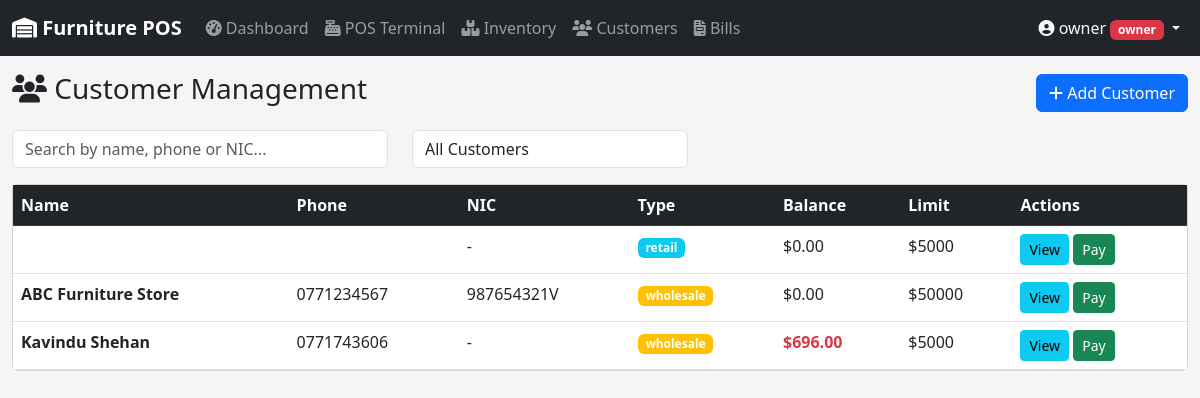
Page /customer/list (signed in) on the committed database.
### app/models/user.py (models this page shows, shortened)
class User(UserMixin, db.Model):
    __tablename__ = 'users'
    id = db.Column(db.Integer, primary_key=True)
    username = db.Column(db.String(50), unique=True, nullable=False)
    email = db.Column(db.String(120), unique=True, nullable=False)
    password_hash = db.Column(db.String(255), nullable=False)
    role = db.Column(db.String(20), default='staff')  # owner, manager, staff
    is_active = db.Column(db.Boolean, default=True)
    created_at = db.Column(db.DateTime, default=datetime.utcnow)
    last_login = db.Column(db.DateTime)
    orders = db.relationship('Order', backref='cashier_rel', lazy=True, foreign_keys='Order.user_id')

### app/models/customer.py (models this page shows, shortened)
class Customer(db.Model):
    __tablename__ = 'customers'
    id = db.Column(db.Integer, primary_key=True)
    name = db.Column(db.String(100), nullable=False)
    phone = db.Column(db.String(20), unique=True, nullable=False)
    email = db.Column(db.String(120))
    address = db.Column(db.Text)
    nic = db.Column(db.String(20))  # National ID Card
    customer_type = db.Column(db.String(20), default='retail')
    balance = db.Column(db.Float, default=0.0)
    credit_limit = db.Column(db.Float, default=5000.0)
    total_purchases = db.Column(db.Float, default=0.0)
    total_paid = db.Column(db.Float, default=0.0)
    is_active = db.Column(db.Boolean, default=True)
    notes = db.Column(db.Text)
    created_at = db.Column(db.DateTime, default=datetime.utcnow)
    updated_at = db.Column(db.DateTime, default=datetime.utcnow, onupdate=datetime.utcnow)
    orders = db.relationship('Order', backref='customer_rel', lazy=True)
    payments = db.relationship('Payment', backref='customer_rel', lazy=True)

### app/routes/customer.py (the view)
@customer_bp.route('/list')
@login_required
def list_customers():
    customers = Customer.query.filter_by(is_active=True).order_by(Customer.customer_type, Customer.name).all()
    return render_template('customer/list.html', customers=customers)

### app/models/user.py (called while the page is built)
@login_manager.user_loader
def load_user(user_id):
    return User.query.get(int(user_id))

### app/templates/customer/list.html (shortened to what this page needs)
{% extends "base.html" %}
{% block content %}
<div class="d-flex justify-content-between align-items-center mb-3">
    <h3><i class="fas fa-users"></i> Customer Management</h3>
    <button class="btn btn-primary" data-bs-toggle="modal" data-bs-target="#addCustomerModal">
        <i class="fas fa-plus"></i> Add Customer
    </button>
</div>
<div class="row mb-3">
    <div class="col-md-4">
        <input type="text" id="custSearch" class="form-control" placeholder="Search by name, phone or NIC..." onkeyup="filterTable()">
    </div>
    <div class="col-md-3">
        <select id="typeFilter" class="form-control" onchange="filterTable()">
            <option value="all">All Customers</option>
        </select>
    </div>
</div>
<div class="card">
    <div class="card-body p-0">
        <div class="table-responsive">
            <table class="table table-hover mb-0" id="custTable">
                <thead class="table-dark">
                    <tr>
                        <th>Name</th>
                        <th>Phone</th>
                        <th>NIC</th>
                        <th>Type</th>
                        <th>Balance</th>
                        <th>Limit</th>
                        <th>Actions</th>
                    </tr>
                </thead>
                <tbody>
                    {% for customer in customers %}
                    <tr>
                        <td><strong>{{ customer.name }}</strong></td>
                        <td>{{ customer.phone }}</td>
                        <td>{{ customer.nic or '-' }}</td>
                        <td><span class="badge bg-{{ 'warning' if customer.customer_type == 'wholesale' else 'info' }}">{{ customer.customer_type }}</span></td>
                        <td class="{{ 'text-danger fw-bold' if customer.balance > 0 }}">${{ "%.2f"|format(customer.balance) }}</td>
                        <td>${{ "%.0f"|format(customer.credit_limit) }}</td>
                        <td>
                            <button class="btn btn-sm btn-info" onclick="viewCustomer({{ customer.id }})">View</button>
                            <button class="btn btn-sm btn-success" onclick="showPayment({{ customer.id }}, '{{ customer.name }}', {{ customer.balance }})">Pay</button>
                        </td>
                    </tr>
                    {% endfor %}
                </tbody>
            </table>
        </div>
    </div>
</div>
{% endblock %}

### app/templates/base.html (shortened to what this page needs)
<!DOCTYPE html>
<html lang="en">
<head>
    <link href="https://cdn.jsdelivr.net/npm/bootstrap@5.3.0/dist/css/bootstrap.min.css" rel="stylesheet">
    <link href="https://cdnjs.cloudflare.com/ajax/libs/font-awesome/6.4.0/css/all.min.css" rel="stylesheet">
</head>
<body>
    <nav class="navbar navbar-expand-lg navbar-dark bg-dark">
        <div class="container-fluid">
            <a class="navbar-brand" href="{{ url_for('pos.dashboard') }}">
                <i class="fas fa-warehouse"></i> Furniture POS
            </a>
            <div class="collapse navbar-collapse" id="navbarNav">
                {% if current_user.is_authenticated %}
                <ul class="navbar-nav me-auto">
                    <li class="nav-item">
                        <a class="nav-link" href="{{ url_for('pos.dashboard') }}">
                            <i class="fas fa-tachometer-alt"></i> Dashboard
                        </a>
                    </li>
                    <li class="nav-item">
                        <a class="nav-link" href="{{ url_for('pos.terminal') }}">
                            <i class="fas fa-cash-register"></i> POS Terminal
                        </a>
                    </li>
                    <li class="nav-item">
                        <a class="nav-link" href="{{ url_for('inventory.manage') }}">
                            <i class="fas fa-boxes"></i> Inventory
                        </a>
                    </li>
                    <li class="nav-item">
                        <a class="nav-link" href="{{ url_for('customer.list_customers') }}">
                            <i class="fas fa-users"></i> Customers
                        </a>
                    </li>
                    {% if current_user.role in ['owner', 'manager'] %}
                    <li class="nav-item">
                        <a class="nav-link" href="{{ url_for('pos.bills') }}">
                            <i class="fas fa-file-invoice"></i> Bills
                        </a>
                    </li>
                    {% endif %}
                </ul>
                <ul class="navbar-nav ms-auto align-items-center">
                    <li class="nav-item me-3">
                        <span class="digital-clock" id="liveClock">00:00:00</span>
                    </li>
                    <li class="nav-item dropdown">
                        <a class="nav-link dropdown-toggle text-light" href="#" role="button" data-bs-toggle="dropdown">
                            <i class="fas fa-user-circle"></i>
                            {{ current_user.username }}
                            <span class="badge bg-{{ 'danger' if current_user.role == 'owner' else 'info' }}">
                                {{ current_user.role }}
                            </span>
                        </a>
                    </li>
                </ul>
                {% endif %}
            </div>
        </div>
    </nav>
    <div class="container-fluid mt-3">
        {% block content %}{% endblock %}
    </div>
</body>
</html>

### app/templates/base.html (style rules this page uses)
body { background: #f5f5f5; }
.navbar-brand { font-weight: bold; }

### rows in the picture
User: username "owner", role "owner"
Customer: nic "-", customer_type "retail", balance "0.00", credit_limit "5000"
Customer: name "ABC Furniture Store", phone "0771234567", nic "987654321V", customer_type "wholesale", balance "0.00", credit_limit "50000"
Customer: name "Kavindu Shehan", phone "0771743606", nic "-", customer_type "wholesale", balance "696.00", credit_limit "5000"
